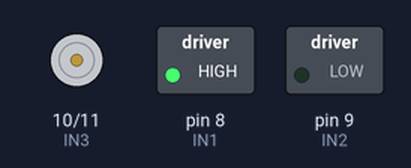
A sketch run on a simulated Arduino Uno, built with avr-gcc and run on an emulated ATmega328P. Shown: motor-driver pin pairs drawn as motors (green arrow = first pin HIGH = forward, orange = second pin HIGH = backward, longer = more drive), switched loads named in the sketch (green lamp = pin HIGH).

Above: at 0.1 s.
At 4.1 s:
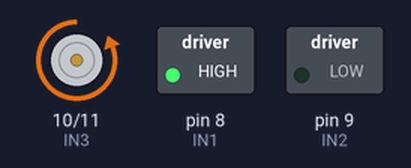
Timing chart, 0 to 5.6 s (numbered marks = the images above):
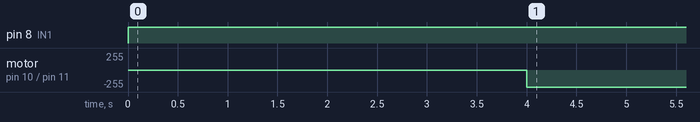

The sketch:

Motores_DC_3V_A_6V.ino.ino
```cpp
//sensor HCSR-04
//const byte HRSR04_trig_pin = 7;
//const byte HRSR04_echo_pin = 6;
//float distancia;
int IN1 = 8; //roxo
int IN2 = 9; //cinza
int IN3 = 10; //azul
int IN4 = 11; //amarelo

//float ultrassonicDistancy;

//variável responsável por controlar a velocidade dos motores
int velocidade = 150;

void setup(){
    //sensor HCSR-04
    //pinMode(HRSR04_trig_pin, OUTPUT);
    //pinMode(HRSR04_echo_pin, INPUT);

    //Motor DC
    pinMode(IN1, OUTPUT);
    pinMode(IN2, OUTPUT);
    pinMode(IN3, OUTPUT);
    pinMode(IN4, OUTPUT);
}

void loop(){
   //sensor HCSR-04
   //distancia = getUltrassonicDistance();

   //Motor DC
   //motor A = preto e branco
   //motor B = verde e cinza
   //Gira o Motor A no sentido horario
           digitalWrite(IN1, HIGH);
           delay(2000);
           digitalWrite(IN2, LOW);


           //Gira o Motor B no sentido horario
           digitalWrite(IN3, LOW);
           delay(2000);
           digitalWrite(IN4, HIGH);
}

//Sensor HCSR-04 código
//float getUltrassonicDistance(){
  //digitalWrite(HRSR04_trig_pin, LOW);
  //delayMicroseconds(2);
  //digitalWrite(HRSR04_trig_pin, HIGH);
  //delayMicroseconds(10);
  //digitalWrite(HRSR04_trig_pin, LOW);
  //float timeEcho = pulseIn(HRSR04_echo_pin, HIGH);
  //float distancy = (timeEcho * 340.90) / 2;
  //float distancyInCentimeters = distancy / 10000;
  //Serial.begin(9600);
  //Serial.print("Distancia em cm: ");
  //Serial.println(distancia);
  //delay(200);

    //if (distancyInCentimeters <= 20) {// Se a distância lida pelo sensor for menor ou igual que 40 centimetros

         // Motor lado esquerdo parado
      //   digitalWrite(IN1, LOW);
        // digitalWrite(IN2, LOW);

         // Motor lado direito parado
         //digitalWrite(IN3, LOW);
         //digitalWrite(IN4, LOW);

         //}
     //else {// Se não, ou seja, se a distância for maior que 20 centimetros
//     }

  //return distancyInCentimeters;
//}

//Motor DC 3 A 6V código
```

Measured:
- by itself, pin 8 (IN1): LOW → HIGH at 0.00 s
- by itself, motor on pin 10 (IN3) / pin 11 (IN4): stopped → backward 255/255 at 4.0 s
